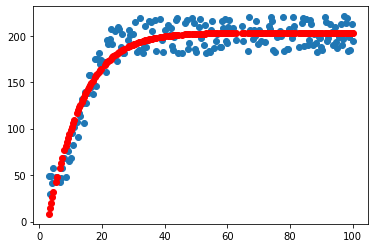

This figure's Python source:
# -*- coding: utf-8 -*-
"""
Created on Mon Sep  6 23:02:54 2021

@author: Lenovo
"""

import numpy as np
import pandas as pd
from sklearn.model_selection import train_test_split
from   scipy.optimize import minimize
import matplotlib
import matplotlib.pyplot as plt


class Data():
    
    def __init__(self):
        return
    
    def read(self,file):
        df = pd.read_json(file)
        return df
    
    def age18(self,df):
        df = df[df['x']<18]
        return df
    

    
    def splitdata(self,df):
        x_train, x_test, y_train, y_test = train_test_split(df['x'], df['y'], test_size=0.2, random_state=0)
        return x_train, x_test, y_train, y_test  
    
    def vis(self,x,y1,y2):
        plt.scatter(x,y1)
        plt.scatter(x,y2,color = 'red')
        plt.show()
    ## normalize
    def norm(self,x_train,y_train):
        x_mean = np.mean(x_train)
        y_mean = np.mean(y_train)
        x_norm = list(i for i in range(len(x_train)))
        y_norm = list(i for i in range(len(y_train)))
        for i in range(len(x_train)):
            x_norm[i] = (x_train[i]-x_mean)/np.std(x_train)
        for i in range(len(y_train)):
            y_norm[i] = (y_train[i]-y_mean)/np.std(y_train)
        return x_norm , y_norm
    
    
    def logistic(self,lst):
            a = lst[0]
            w = lst[1]
            x = lst[2]
            s = lst[3]
            res = 0
            for i in range(len(x_norm)):
                res += (s + a*(1/(1+np.exp(-(x_norm[i]-x)/w))) - y_norm[i])**2
            return res
        
    ## predict and unnormalize
    def pred(self,x_norm,y_train):
        y_pred = list(i for i in range(len(x_norm)))
        for i in range(len(x_norm)):
            y_pred[i] = (popt[3] + popt[0]*(1/(1+np.exp(-(x_norm[i]-popt[2])/popt[1]))))*np.std(y_train)+np.mean(y_train)
        return y_pred
    
    
regression=Data()

## read in the data
df = regression.read('weight.json')


## split the data
x_train, x_test, y_train, y_test  = regression.splitdata(df)


x_train = x_train.reset_index(drop = True)
y_train = y_train.reset_index(drop = True)




## normalize
x_norm , y_norm  =  regression.norm(x_train, y_train)



## get the para
lst = [10,10,10,10]
res = minimize(regression.logistic,lst,method='Nelder-Mead', tol=1e-5)
popt = res.x


y_pred = regression.pred(x_norm,y_train)
    
##vis

regression.vis(x_train,y_train,y_pred)
